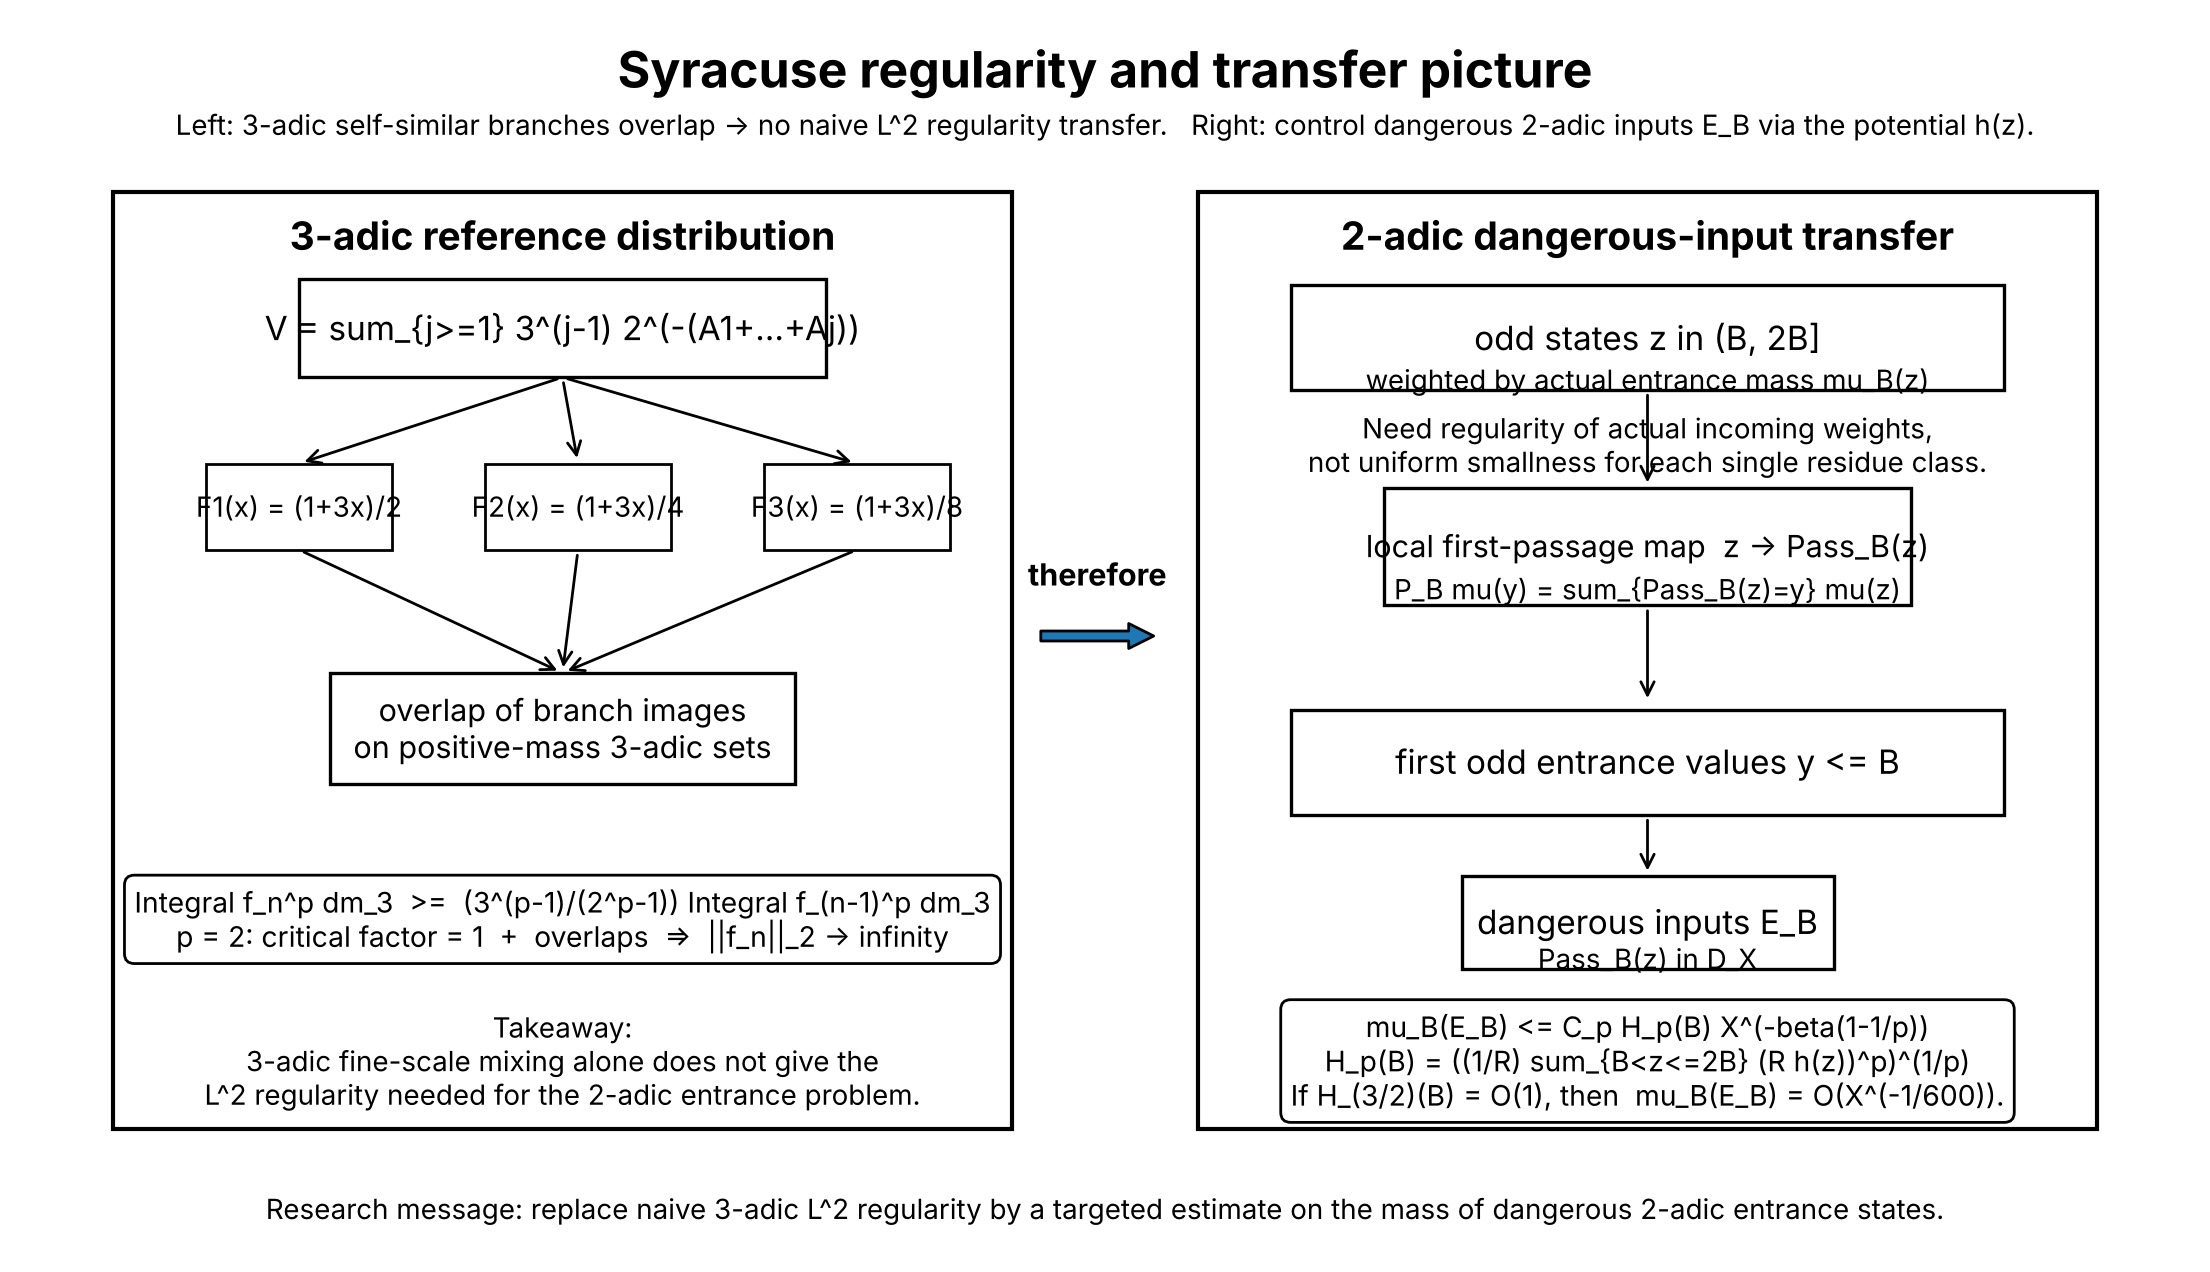

Python code for this plot:
import matplotlib.pyplot as plt
from matplotlib.patches import Rectangle, FancyArrowPatch

fig, ax = plt.subplots(figsize=(14, 8))
ax.set_xlim(0, 14)
ax.set_ylim(0, 10)
ax.axis('off')

ax.text(7, 9.6, "Syracuse regularity and transfer picture",
        ha='center', va='center', fontsize=18, fontweight='bold')
ax.text(
    7, 9.15,
    "Left: 3-adic self-similar branches overlap -> no naive L^2 regularity transfer.   "
    "Right: control dangerous 2-adic inputs E_B via the potential h(z).",
    ha='center', va='center', fontsize=10
)

left_x, left_y, left_w, left_h = 0.6, 1.0, 5.8, 7.6
ax.add_patch(Rectangle((left_x, left_y), left_w, left_h, fill=False, linewidth=1.5))
ax.text(left_x + left_w/2, left_y + left_h - 0.35,
        "3-adic reference distribution", ha='center', va='center',
        fontsize=14, fontweight='bold')

ax.add_patch(Rectangle((1.8, 7.1), 3.4, 0.8, fill=False, linewidth=1.2))
ax.text(3.5, 7.5, "V = sum_{j>=1} 3^(j-1) 2^(-(A1+...+Aj))",
        ha='center', va='center', fontsize=12)

coords_lvl1 = [(1.2, 5.7), (3.0, 5.7), (4.8, 5.7)]
labels_lvl1 = [
    "F1(x) = (1+3x)/2",
    "F2(x) = (1+3x)/4",
    "F3(x) = (1+3x)/8"
]
for (x, y), lab in zip(coords_lvl1, labels_lvl1):
    ax.add_patch(Rectangle((x, y), 1.2, 0.7, fill=False, linewidth=1.0))
    ax.text(x + 0.6, y + 0.35, lab, ha='center', va='center', fontsize=10)
    ax.add_patch(FancyArrowPatch((3.5, 7.1), (x + 0.6, y + 0.7),
                                 arrowstyle='->', mutation_scale=12, linewidth=1.0))
    ax.add_patch(FancyArrowPatch((x + 0.6, y), (3.5, 4.7),
                                 arrowstyle='->', mutation_scale=12, linewidth=1.0))

ax.add_patch(Rectangle((2.0, 3.8), 3.0, 0.9, fill=False, linewidth=1.2))
ax.text(3.5, 4.25, "overlap of branch images\non positive-mass 3-adic sets",
        ha='center', va='center', fontsize=11)

left_formula = (
    "Integral f_n^p dm_3  >=  (3^(p-1)/(2^p-1)) Integral f_(n-1)^p dm_3\n"
    "p = 2: critical factor = 1  +  overlaps  =>  ||f_n||_2 -> infinity"
)
ax.text(3.5, 2.7, left_formula, ha='center', va='center', fontsize=10.2,
        bbox=dict(boxstyle='round,pad=0.35', fill=False))

ax.text(3.5, 1.55,
        "Takeaway:\n3-adic fine-scale mixing alone does not give the\n"
        "L^2 regularity needed for the 2-adic entrance problem.",
        ha='center', va='center', fontsize=10)

ax.add_patch(FancyArrowPatch((6.55, 5.0), (7.35, 5.0),
                             arrowstyle='simple', mutation_scale=18, linewidth=1.0))
ax.text(6.95, 5.35, "therefore", ha='center', va='bottom', fontsize=11, fontweight='bold')

right_x, right_y, right_w, right_h = 7.6, 1.0, 5.8, 7.6
ax.add_patch(Rectangle((right_x, right_y), right_w, right_h, fill=False, linewidth=1.5))
ax.text(right_x + right_w/2, right_y + right_h - 0.35,
        "2-adic dangerous-input transfer",
        ha='center', va='center', fontsize=14, fontweight='bold')

ax.add_patch(Rectangle((8.2, 7.0), 4.6, 0.85, fill=False, linewidth=1.2))
ax.text(10.5, 7.42, "odd states z in (B, 2B]", ha='center', va='center', fontsize=12)
ax.text(10.5, 7.08, "weighted by actual entrance mass mu_B(z)", ha='center', va='center', fontsize=10)

ax.add_patch(Rectangle((8.8, 5.25), 3.4, 0.95, fill=False, linewidth=1.2))
ax.text(10.5, 5.73, "local first-passage map  z -> Pass_B(z)",
        ha='center', va='center', fontsize=11)
ax.text(10.5, 5.38, "P_B mu(y) = sum_{Pass_B(z)=y} mu(z)",
        ha='center', va='center', fontsize=10)

ax.add_patch(FancyArrowPatch((10.5, 7.0), (10.5, 6.2),
                             arrowstyle='->', mutation_scale=12, linewidth=1.0))
ax.add_patch(FancyArrowPatch((10.5, 5.25), (10.5, 4.45),
                             arrowstyle='->', mutation_scale=12, linewidth=1.0))

ax.add_patch(Rectangle((8.2, 3.55), 4.6, 0.85, fill=False, linewidth=1.2))
ax.text(10.5, 3.98, "first odd entrance values y <= B", ha='center', va='center', fontsize=12)

ax.add_patch(Rectangle((9.3, 2.3), 2.4, 0.75, fill=False, linewidth=1.2))
ax.text(10.5, 2.68, "dangerous inputs E_B", ha='center', va='center', fontsize=12)
ax.text(10.5, 2.38, "Pass_B(z) in D_X", ha='center', va='center', fontsize=10)

ax.add_patch(FancyArrowPatch((10.5, 3.55), (10.5, 3.05),
                             arrowstyle='->', mutation_scale=12, linewidth=1.0))

potential_text = (
    "mu_B(E_B) <= C_p H_p(B) X^(-beta(1-1/p))\n"
    "H_p(B) = ((1/R) sum_{B<z<=2B} (R h(z))^p)^(1/p)\n"
    "If H_(3/2)(B) = O(1), then  mu_B(E_B) = O(X^(-1/600))."
)
ax.text(10.5, 1.55, potential_text, ha='center', va='center', fontsize=10.2,
        bbox=dict(boxstyle='round,pad=0.35', fill=False))

ax.text(10.5, 6.55,
        "Need regularity of actual incoming weights,\nnot uniform smallness for each single residue class.",
        ha='center', va='center', fontsize=10)

ax.text(7, 0.35,
        "Research message: replace naive 3-adic L^2 regularity by a targeted estimate on the mass of "
        "dangerous 2-adic entrance states.",
        ha='center', va='center', fontsize=10)

import sys
out = sys.argv[1] if len(sys.argv) > 1 else "."
fig.savefig(f"{out}/syracuse_regularization_transfer_diagram.png", dpi=200, bbox_inches='tight')
fig.savefig(f"{out}/syracuse_regularization_transfer_diagram.pdf", bbox_inches='tight')
